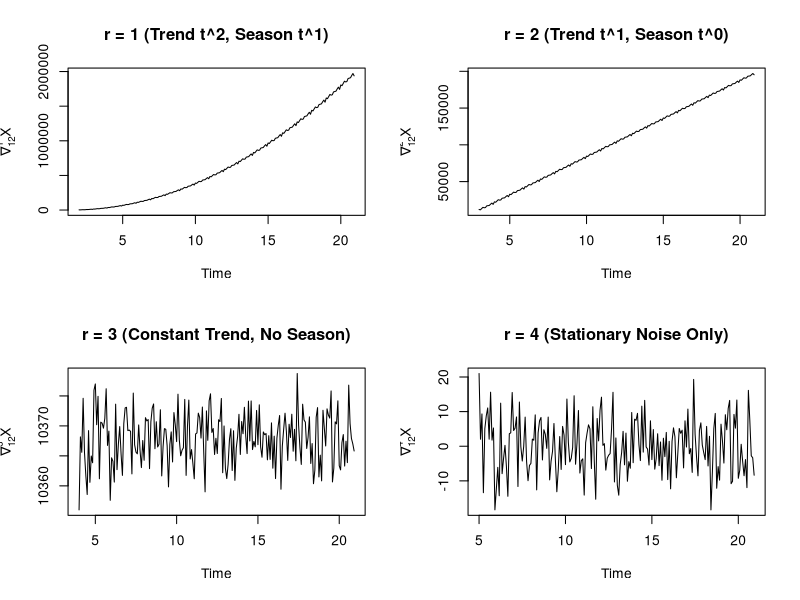

Write R code to recreate this figure.
# 1. Define time index and seasonal period d (e.g., d = 12 for monthly)

d <- 12
t <- 1:240

# simulate the components of this exercise:

S_pattern <- c(3, -2, 1, 4, -1, -3, 2, 0, -2, 1, 3, -6)
S <- rep(S_pattern, 20) # For 20 years

set.seed(42)

epsilon <- rnorm(240, mean = 0, sd = 1)

# Generate X_t = t^3 + (1 + t + t^2)*S_t + epsilon_t
X <- ts(t^3 + (1 + t + t^2) * S + epsilon, frequency = d)

# 3. Apply repeated seasonal differencing for r = 1, 2, 3, 4
diff_r1 <- diff(X, lag = d, differences = 1)
diff_r2 <- diff(X, lag = d, differences = 2)
diff_r3 <- diff(X, lag = d, differences = 3)
diff_r4 <- diff(X, lag = d, differences = 4)

# 4. Plot to inspect stationarity at r = 4
par(mfrow = c(2, 2))
plot(diff_r1, main = "r = 1 (Trend t^2, Season t^1)", ylab = expression(nabla[12]^1 * X))
plot(diff_r2, main = "r = 2 (Trend t^1, Season t^0)", ylab = expression(nabla[12]^2 * X))
plot(diff_r3, main = "r = 3 (Constant Trend, No Season)", ylab = expression(nabla[12]^3 * X))
plot(diff_r4, main = "r = 4 (Stationary Noise Only)", ylab = expression(nabla[12]^4 * X))
